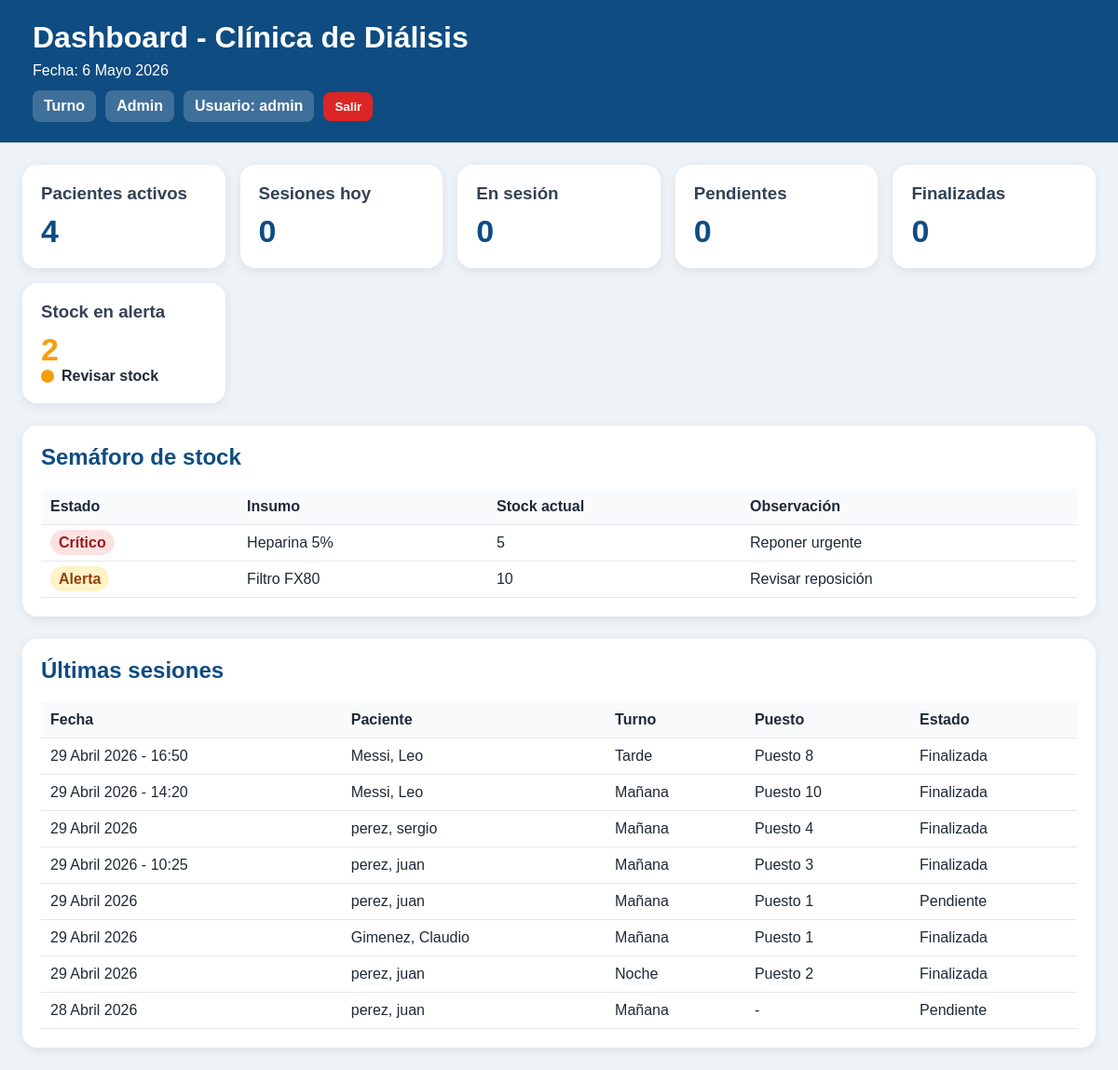
/dashboard/ (signed in), run on an earlier commit of the app's database.
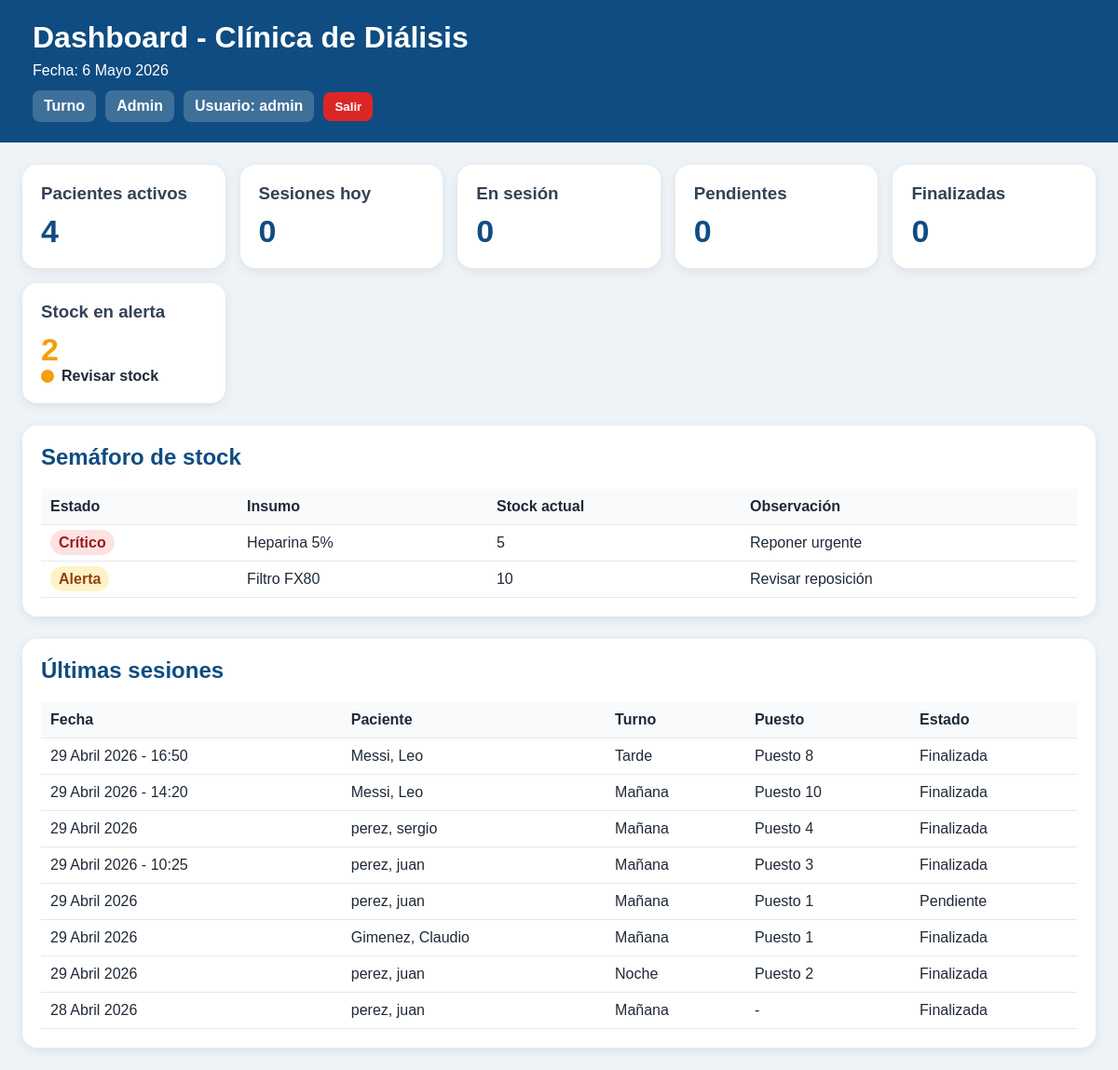
And on a later commit of the database.
### sesiones/models.py (models this page shows, shortened)
class SesionDialisis(models.Model):
    TURNO_CHOICES = [
        ("manana", "Mañana"),
        ("tarde", "Tarde"),
        ("noche", "Noche"),
    ]
    ESTADO_CHOICES = [
        ("pendiente", "Pendiente"),
        ("activa", "En sesión"),
        ("finalizada", "Finalizada"),
    ]
    paciente = models.ForeignKey(Paciente, on_delete=models.CASCADE)
    puesto = models.ForeignKey(Puesto, on_delete=models.SET_NULL, null=True, blank=True)
    fecha = models.DateField()
    turno = models.CharField(max_length=10, choices=TURNO_CHOICES)
    estado = models.CharField(max_length=20, choices=ESTADO_CHOICES, default="pendiente")
    peso_pre = models.DecimalField(max_digits=5, decimal_places=2, null=True, blank=True)
    peso_post = models.DecimalField(max_digits=5, decimal_places=2, null=True, blank=True)
    ta_inicial = models.CharField(max_length=20, blank=True)
    ta_final = models.CharField(max_length=20, blank=True)
    medicacion = models.TextField(blank=True)
    incidencias = models.TextField(blank=True)
    observaciones = models.TextField(blank=True)
    finalizada = models.BooleanField(default=False)
    creada_en = models.DateTimeField(auto_now_add=True)
    class Meta:
        ordering = ["-fecha", "turno"]

### pacientes/models.py (models this page shows)
class Paciente(models.Model):
    nombre = models.CharField(max_length=100)
    apellido = models.CharField(max_length=100)
    dni = models.CharField(max_length=20, unique=True)
    fecha_nacimiento = models.DateField(null=True, blank=True)
    telefono = models.CharField(max_length=30, blank=True)
    direccion = models.CharField(max_length=200, blank=True)
    obra_social = models.CharField(max_length=100, blank=True)
    diagnostico = models.TextField(blank=True)
    acceso_vascular = models.CharField(max_length=100, blank=True)
    medico_tratante = models.CharField(max_length=100, blank=True)
    activo = models.BooleanField(default=True)
    observaciones = models.TextField(blank=True)
    creado_en = models.DateTimeField(auto_now_add=True)
    class Meta:
        ordering = ["apellido", "nombre"]
    def __str__(self):
        return f"{self.apellido}, {self.nombre}"

### dashboard/views.py (the view)
# urls.py: path("dashboard/", views.inicio, name="inicio"),
@login_required
def inicio(request):
    hoy = date.today()
    pacientes_activos = Paciente.objects.filter(activo=True).count()
    sesiones_hoy = SesionDialisis.objects.filter(fecha=hoy).count()
    sesiones_activas = SesionDialisis.objects.filter(fecha=hoy, estado="activa", finalizada=False).count()
    sesiones_pendientes = SesionDialisis.objects.filter(fecha=hoy, estado="pendiente", finalizada=False).count()
    sesiones_finalizadas = SesionDialisis.objects.filter(fecha=hoy, finalizada=True).count()
    stock_alerta = 0
    insumos_alerta = []
    if Insumo:
        insumos_alerta = Insumo.objects.filter(
            activo=True,
            stock_actual__lte=20
        ).order_by("stock_actual")
        stock_alerta = insumos_alerta.count()
    ultimas_sesiones = list(
        SesionDialisis.objects.select_related("paciente", "puesto")
        .order_by("-fecha", "-id")[:8]
    )
    for s in ultimas_sesiones:
        try:
            s.planilla = s.planillahemodialisis
        except Exception:
            s.planilla = None
    context = {
        "hoy": hoy,
        "pacientes_activos": pacientes_activos,
        "sesiones_hoy": sesiones_hoy,
        "sesiones_activas": sesiones_activas,
        "sesiones_pendientes": sesiones_pendientes,
        "sesiones_finalizadas": sesiones_finalizadas,
        "stock_alerta": stock_alerta,
        "insumos_alerta": insumos_alerta,
        "ultimas_sesiones": ultimas_sesiones,
    }
    context.update(contexto_roles(request))
    return render(request, "dashboard/inicio.html", context)

### dashboard/views.py (called while the page is built)
def usuario_en_grupo(user, nombre_grupo):
    return user.groups.filter(name=nombre_grupo).exists()

def contexto_roles(request):
    return {
        "es_enfermero": usuario_en_grupo(request.user, "Enfermeros"),
        "es_medico": usuario_en_grupo(request.user, "Medicos"),
        "es_administracion": usuario_en_grupo(request.user, "Administracion"),
        "es_superadmin": request.user.is_superuser,
    }

### sesiones/models.py (called while the page is built)
    def __str__(self):
        return f"Puesto {self.numero}"

### dashboard/templates/dashboard/inicio.html (shortened to what the changed rows need)
<!DOCTYPE html>
<html lang="es">
<head>
</head>
<body>
<div class="header">
    <h1>Dashboard - Clínica de Diálisis</h1>
</div>
<div class="container">
    <div class="panel">
        <h2>Semáforo de stock</h2>
        <table>
            <tr>
                <th>Estado</th>
                <th>Insumo</th>
                <th>Stock actual</th>
                <th>Observación</th>
            </tr>
        </table>
    </div>
    <div class="panel">
        <h2>Últimas sesiones</h2>
        <table>
            <tr>
                <th>Fecha</th>
                <th>Paciente</th>
                <th>Turno</th>
                <th>Puesto</th>
                <th>Estado</th>
            </tr>
            {% for s in ultimas_sesiones %}
            <tr>
                <td>
                    {{ s.fecha }}
                </td>
                <td>{{ s.paciente }}</td>
                <td>{{ s.get_turno_display }}</td>
                <td>{{ s.puesto|default:"-" }}</td>
                <td>{{ s.get_estado_display }}</td>
            </tr>
            {% empty %}
            <tr>
                <td colspan="5">No hay sesiones cargadas.</td>
            </tr>
            {% endfor %}
        </table>
    </div>
</div>
</body>
</html>

What changed in the data, as far as the page shows it:
changed SesionDialisis "28 Abril 2026": estado "Pendiente" → "Finalizada"
